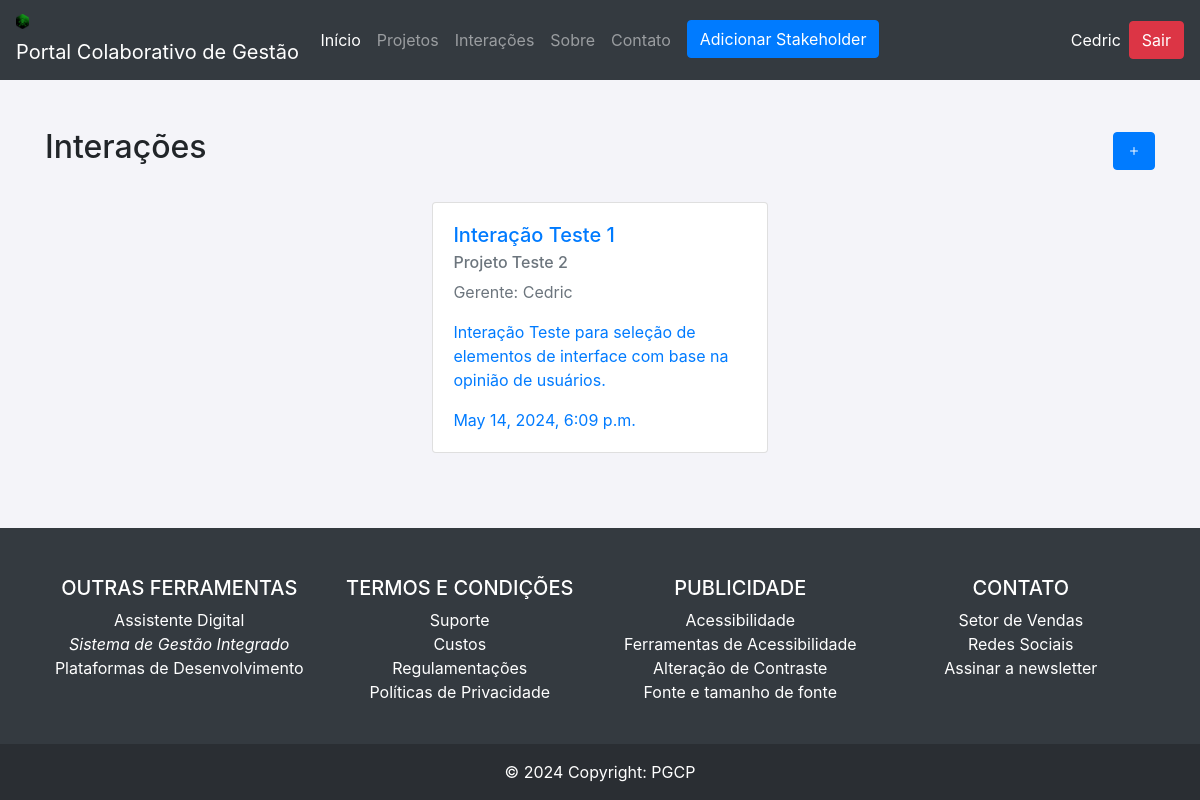
/interacoes/ (signed in), run on the app's committed database.
### portal/models.py (models this page shows, shortened)
class Interacao(models.Model):
    projeto = models.ForeignKey(Projeto, on_delete=models.CASCADE, related_name='interacoes')
    descricao = models.TextField()
    data_criacao = models.DateTimeField(auto_now_add=True)
    nome = models.CharField(max_length=255)
    estaAtiva = models.BooleanField(default=True, null=False, blank=False, verbose_name="Interação Ativa")
    formulario = models.TextField()

class Projeto(models.Model):
    nome = models.CharField(max_length=255)
    descricao = models.TextField()
    data_inicio = models.DateField()
    data_fim = models.DateField(null=True, blank=True)
    gerente = models.ForeignKey(Gerente, on_delete=models.CASCADE)

class Usuario(models.Model):
    usuario = models.OneToOneField(User, on_delete=models.CASCADE)
    cpf = models.CharField(max_length=11, unique=True)
    nome = models.CharField(max_length=255, null=False)
    dt_nascimento = models.DateField()
    contato = models.CharField(max_length=255, null=True, blank=True)
    class Meta:
        abstract = True

class Gerente(Usuario):
    def __init__(self, *args: Any, **kwargs: Any) -> None:
        super().__init__(*args, **kwargs)

### portal/views.py (the view)
# urls.py: path('interacoes/', views.InteracaoListView.as_view(), name='lista_interacoes'),
class InteracaoListView(LoginRequiredMixin, TemplateView):
    model = Interacao
    template_name = 'interacao/lista_interacoes.html'
    def get(self, request, projeto_id=None):
        usuario = UserController.get_user(self.request.user)
        context = {'usuario': usuario}
        if projeto_id:
            context['interacoes'] = Interacao.objects.filter(projeto__id=projeto_id)
        else:
            context['interacoes'] = UserController.get_interacoes(usuario)
        return render(request, self.template_name, context)

### portal/templatetags/filter.py (called while the page is built)
@register.filter
def classname(obj):
    return obj.__class__.__name__

@register.filter(name='has_group')
def has_group(user, group_name):
    return user.groups.filter(name=group_name).exists()

### portal/views.py (called while the page is built)
    @classmethod
    def get_user(self, user):
        if user is AnonymousUser:
            return None
        try:
            usuario = Gerente.objects.get(usuario=user)
        except Gerente.DoesNotExist:
            usuario = Stakeholder.objects.get(usuario=user)
        return usuario

    @classmethod
    def get_interacoes(self, user):
        if user.__class__.__name__ == 'Stakeholder':
            interacoes = Interacao.objects.filter(estaAtiva=True, projeto__stakeholders=user)
        else:
            interacoes = Interacao.objects.filter(estaAtiva=True, projeto__gerente=user)
        return interacoes

### portal/templates/interacao/lista_interacoes.html
{% extends "base.html" %}
{% load filter %}
{% block content %}
<div class="lista w-100">
    {% include 'components/lista_interacoes_component.html' with role=usuario|classname  %}
</div>
{% endblock %}

### portal/templates/components/nav.html
{% load filter %}
{% load static %}
<nav class="navbar navbar-inverse navbar-dark bg-dark">
  <div class="navbar-header" style="width:22%">
    <img style="width: 5%;margin-right: 2%;" src="{% static 'logo_1.png' %}" alt="" srcset="">
    <a class="navbar-brand" href="#">Portal Colaborativo de Gestão</a>
  </div>
    <ul class="navbar-nav mx-auto flex-row d-flex-centered">
      <li class="nav-item active mx-2">
        <a class="nav-link" href="{% url 'home' %}">Início</a>
      </li>
      <li class="nav-item mx-2">
        <a class="nav-link" href="{% url 'lista_projetos' %}">Projetos</a>
      </li>
      <li class="nav-item mx-2">
        <a class="nav-link" href="{% url 'lista_interacoes' %}">Interações</a>
      </li>
      <li class="nav-item mx-2">
        <a class="nav-link" href="{% url '404' %}">Sobre</a>
      </li>
      <li class="nav-item mx-2">
        <a class="nav-link" href="{% url '404' %}">Contato</a>
      </li>
      {% if request.user|has_group:"gerente" %}
      <li class="nav-item mx-2">
        <a class="btn btn-primary" href="{% url 'criar_usuario' %}">Adicionar Stakeholder</a>
      </li>
      {% endif %}
    </ul>
  <ul class="nav navbar-nav navbar-right text-white d-flex flex-row" style="width:22%; justify-content:end">
    {% if user.is_authenticated  %}
      <li class="mx-2" style="align-content: center;">{{user.first_name }}</li>
      <li><a href="{% url 'logout' %}" class="btn btn-danger">Sair</a></li>
    {% else %}
      <li><a href="{% url 'login' %}"><span class="glyphicon glyphicon-log-in"></span> Login</a></li>
    {% endif %}
  </ul>
</nav>

### portal/templates/components/lista_interacoes_component.html
{% load filter %}
<div class="container py-5">
    <div class="d-flex justify-content-between align-items-center mb-4">
        <h2>Interações</h2>
        {% if request.user|has_group:"gerente" %}
        <a href="{% url 'nova_interacao' %}" class="btn btn-primary"><i class="bi bi-plus"></i></a>
        {% endif %}
    </div>
    <div class="row" style="justify-content: space-evenly;">
        {% for interacao in interacoes %}
        <div class="top-buffer" style="width: 30%; margin:0">
            <a class="card project-card" href="{% url 'responder_interacao' interacao.pk %}">
                <div class="card-body">
                    <h5 class="card-title">{{interacao.nome}}</h5>
                    <h6 class="card-subtitle mb-2 text-muted">{{interacao.projeto.nome}}</h6>
                    <p class="card-text  text-muted">Gerente: {{interacao.projeto.gerente.nome}}</p>
                    <p class="card-text">{{interacao.descricao}} </p>
                    <p class="card-text">{{interacao.data_criacao}} </p>
                </div>
            </a>
        </div>
        {% endfor %}
    </div>
</div>

### portal/static/style.css (style rules this page uses)
html { height: -webkit-fill-available; }
body { background-color: #f4f4f9; display: flex; flex-direction: column; justify-content: space-between; height: 100%; }
.top-buffer { margin-top: 20px; }
.lista .card { margin: 1%; }
.lista .top-buffer { display: inline-flex; flex-wrap: wrap; width: 90%; align-content: center; align-items: center; }

### data on the page
Interacao: nome "Interação Teste 1", projeto.nome "Projeto Teste 2", projeto.gerente.nome "Cedric", descricao "Interação Teste para seleção de elementos de interface com base na opinião de usuários.", data_criacao "May 14, 2024, 6:09 p.m."

### other printed values
{{ user.first_name }} "Cedric"
